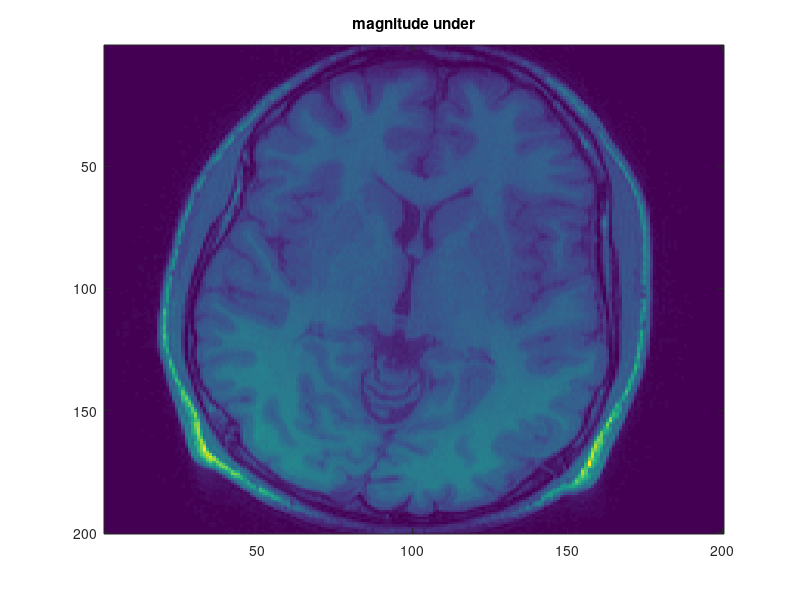
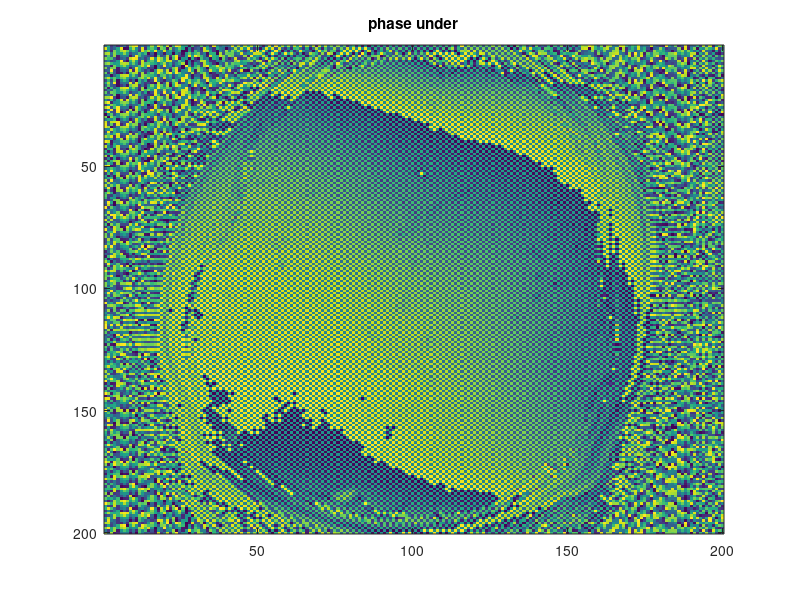
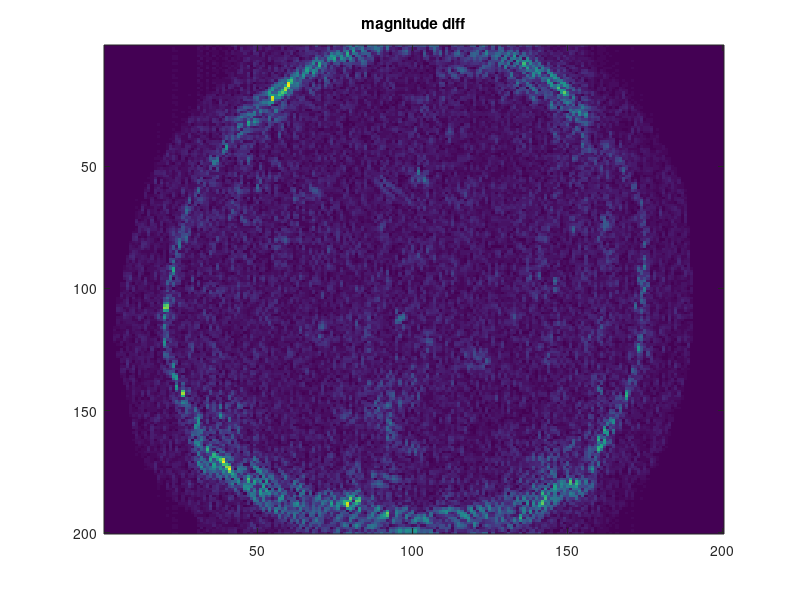
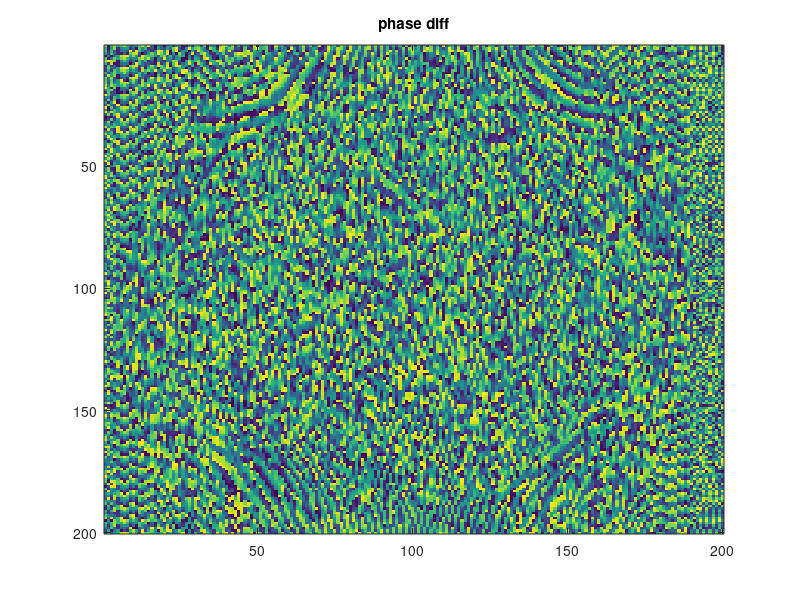

Recreate these plots in MATLAB, in order.
%% Partial Fourier Imaging

% zero filled recon - part a

% Zero-Filled Reconstruction: Load Data_Assignment3_Problem1.mat into MATLAB. This
% contains fully-sampled k-space data from a T1-weighted brain scan. The data only has a
% single receiver coil (to keep things simple for now!). 
% Retrospectively undersample this data
% using a partial Fourier factor of 5/8. This is a bit larger than what is often used in practice –
% however, this will make it easier to see the artifacts. 
% Assume that the phase encoding
% direction is oriented vertically. Perform a zero-filled reconstruction, and display both the
% magnitude and phase of the image. Next, compute the difference between this image and
% the fully-sampled image, and display the magnitude and phase of the difference image. Note
% that you may need to adjust the windowing level to better visualize the difference image.

load Data_Assignment3_Problem1

% use the middle 125 points
[nx,ny] = size(kspaceData_SingleCoil);
num_skip = ny-(5/8)*ny;
num_skip_side = round(num_skip/2);

kspace_zero = complex(zeros(nx,ny));

kspace_zero(num_skip_side:ny-num_skip_side,:) = kspaceData_SingleCoil(num_skip_side:ny-num_skip_side,:);

im_under = ifftshift(ifft2(kspace_zero));
im_full = ifftshift(ifft2(kspaceData_SingleCoil));

figure
imagesc(abs(im_under));
title("magnitude under")

figure
imagesc(angle(im_under));
title("phase under")

diff_im = im_full - im_under;

figure
imagesc(abs(diff_im));
title("magnitude diff")

figure
imagesc(angle(diff_im));
title("phase diff")





